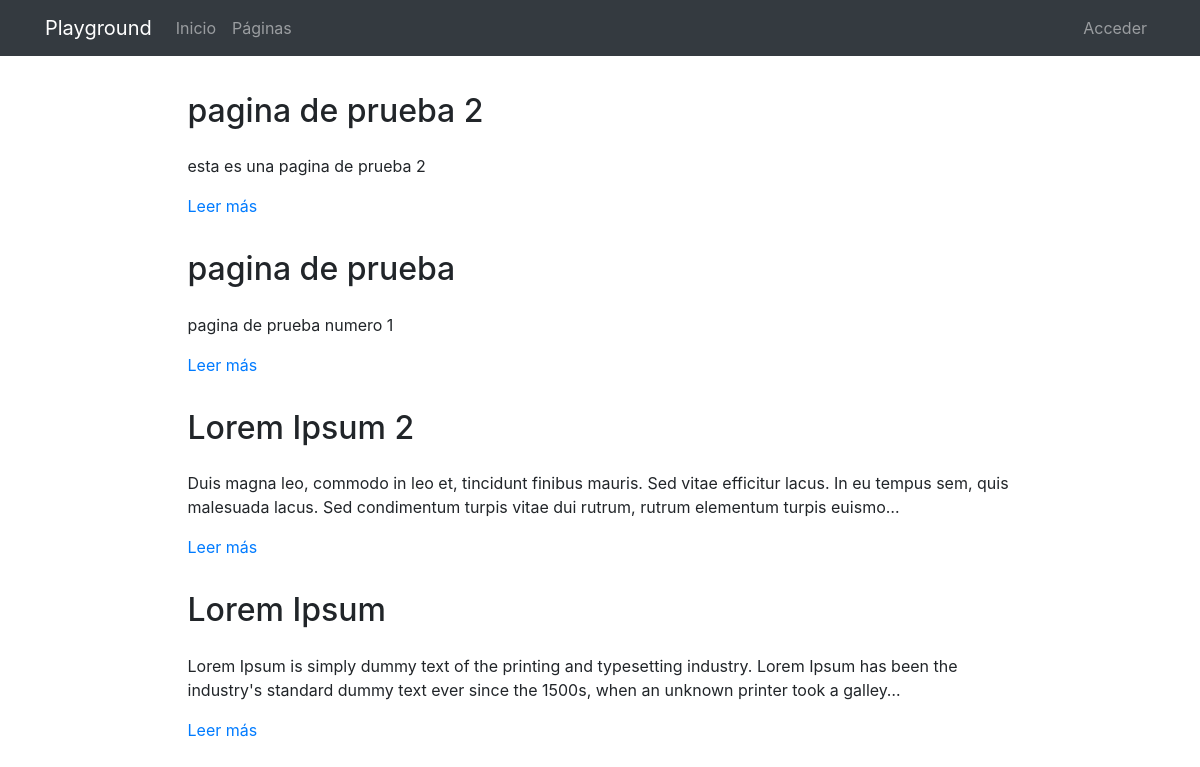
The page /pages/ on the database as committed earlier.
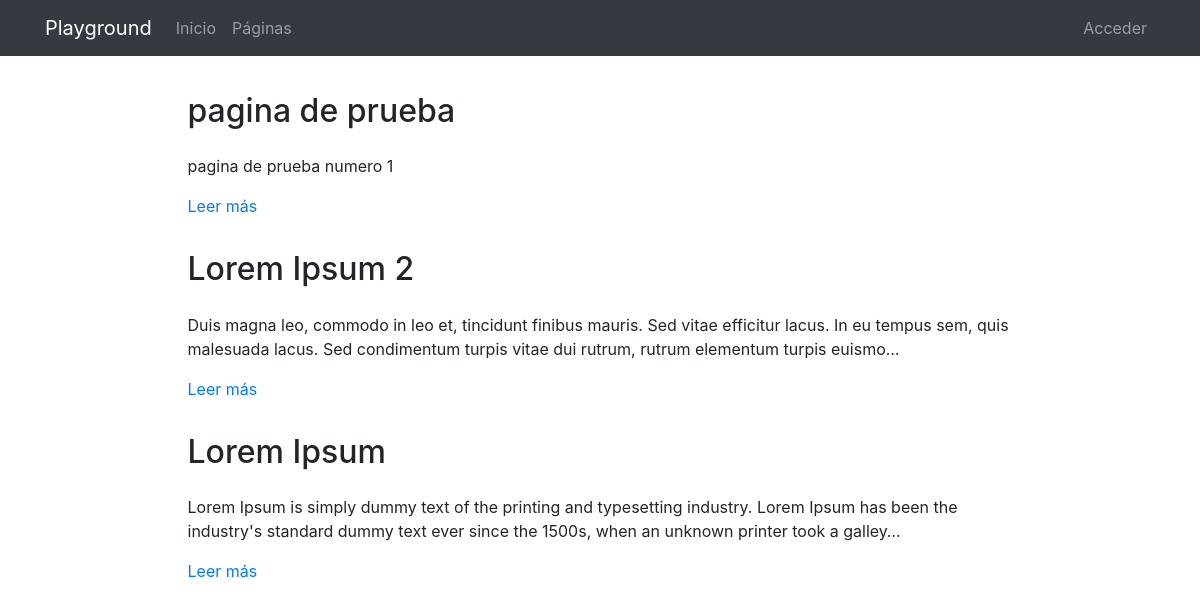
The same page on the database as committed later.
### pages/models.py (models this page shows, shortened)
class Page(models.Model):
    title = models.CharField(verbose_name="Título", max_length=200)
    content = RichTextField(verbose_name="Contenido")
    order = models.SmallIntegerField(verbose_name="Orden", default=0)
    created = models.DateTimeField(auto_now_add=True, verbose_name="Fecha de creación")
    updated = models.DateTimeField(auto_now=True, verbose_name="Fecha de edición")
    class Meta:
        verbose_name = "página"
        verbose_name_plural = "páginas"
        ordering = ['order', 'title']

### pages/views.py (the view)
# urls.py: path('', PagesListView.as_view(), name='pages'),
class PagesListView(ListView):
    model = Page

### pages/templates/pages/page_list.html (shortened to what this page needs)
{% extends 'core/base.html' %}
{% load static %}
{% block content %}
{% include 'pages/includes/pages_menu.html' %}
<main role="main">
  <div class="container mb-4">
    {% for page in page_list|dictsort:'id' reversed %}
      <div class="row mt-3">
        <div class="col-md-9 mx-auto">
          <h2 class="mb-4">{{page.title}}</h2>
          <div>
            <p>{{page.content|striptags|safe|truncatechars:"200"}}</p>
            <p><a href="{% url 'pages:page' page.id page.title|slugify %}">Leer más</a>
            </p>
          </div>
        </div>
      </div>
    {% endfor %}
  </div>
</main>
{% endblock %}

Rows that differ between the two databases and show on the page:
removed Page: title "pagina de prueba 2", content "esta es una pagina de prueba 2"
